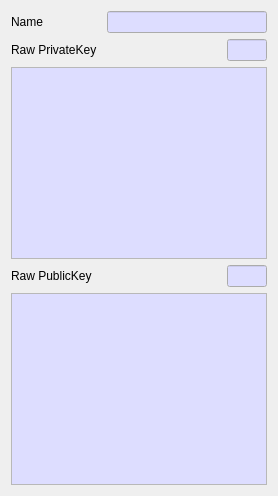
     <widget class="QWidget" name="tab_4">
      <attribute name="title">
       <string>EdDSA</string>
      </attribute>
      <layout class="QVBoxLayout" name="verticalLayout_5">
       <item>
        <layout class="QGridLayout" name="gridLayout_5">
         <item row="0" column="0">
          <widget class="QLabel" name="label_19">
           <property name="minimumSize">
            <size>
             <width>90</width>
             <height>0</height>
            </size>
           </property>
           <property name="maximumSize">
            <size>
             <width>90</width>
             <height>16777215</height>
            </size>
           </property>
           <property name="text">
            <string>Name</string>
           </property>
          </widget>
         </item>
         <item row="0" column="1" colspan="2">
          <widget class="QLineEdit" name="mEdDSA_NameText">
           <property name="palette">
            <palette>
             <active>
              <colorrole role="Base">
               <brush brushstyle="SolidPattern">
                <color alpha="255">
                 <red>221</red>
                 <green>221</green>
                 <blue>255</blue>
                </color>
               </brush>
              </colorrole>
             </active>
             <inactive>
              <colorrole role="Base">
               <brush brushstyle="SolidPattern">
                <color alpha="255">
                 <red>221</red>
                 <green>221</green>
                 <blue>255</blue>
                </color>
               </brush>
              </colorrole>
             </inactive>
             <disabled>
              <colorrole role="Base">
               <brush brushstyle="SolidPattern">
                <color alpha="255">
                 <red>240</red>
                 <green>240</green>
                 <blue>240</blue>
                </color>
               </brush>
              </colorrole>
             </disabled>
            </palette>
           </property>
           <property name="readOnly">
            <bool>true</bool>
           </property>
          </widget>
         </item>
        </layout>
       </item>
       <item>
        <layout class="QGridLayout" name="gridLayout_16">
         <item row="0" column="2">
          <widget class="QLineEdit" name="mEdDSA_RawPrivateLenText">
           <property name="minimumSize">
            <size>
             <width>40</width>
             <height>0</height>
            </size>
           </property>
           <property name="maximumSize">
            <size>
             <width>40</width>
             <height>16777215</height>
            </size>
           </property>
           <property name="palette">
            <palette>
             <active>
              <colorrole role="Base">
               <brush brushstyle="SolidPattern">
                <color alpha="255">
                 <red>221</red>
                 <green>221</green>
                 <blue>255</blue>
                </color>
               </brush>
              </colorrole>
             </active>
             <inactive>
              <colorrole role="Base">
               <brush brushstyle="SolidPattern">
                <color alpha="255">
                 <red>221</red>
                 <green>221</green>
                 <blue>255</blue>
                </color>
               </brush>
              </colorrole>
             </inactive>
             <disabled>
              <colorrole role="Base">
               <brush brushstyle="SolidPattern">
                <color alpha="255">
                 <red>240</red>
                 <green>240</green>
                 <blue>240</blue>
                </color>
               </brush>
              </colorrole>
             </disabled>
            </palette>
           </property>
           <property name="readOnly">
            <bool>true</bool>
           </property>
          </widget>
         </item>
         <item row="0" column="0">
          <widget class="QLabel" name="label_20">
           <property name="text">
            <string>Raw PrivateKey</string>
           </property>
          </widget>
         </item>
         <item row="0" column="1">
          <spacer name="horizontalSpacer_11">
           <property name="orientation">
            <enum>Qt::Horizontal</enum>
           </property>
           <property name="sizeHint" stdset="0">
            <size>
             <width>40</width>
             <height>20</height>
            </size>
           </property>
          </spacer>
         </item>
        </layout>
       </item>
       <item>
        <widget class="QPlainTextEdit" name="mEdDSA_RawPrivateText">
         <property name="palette">
          <palette>
           <active>
            <colorrole role="Base">
             <brush brushstyle="SolidPattern">
              <color alpha="255">
               <red>221</red>
               <green>221</green>
               <blue>255</blue>
              </color>
             </brush>
            </colorrole>
           </active>
           <inactive>
            <colorrole role="Base">
             <brush brushstyle="SolidPattern">
              <color alpha="255">
               <red>221</red>
               <green>221</green>
               <blue>255</blue>
              </color>
             </brush>
            </colorrole>
           </inactive>
           <disabled>
            <colorrole role="Base">
             <brush brushstyle="SolidPattern">
              <color alpha="255">
               <red>240</red>
               <green>240</green>
               <blue>240</blue>
              </color>
             </brush>
            </colorrole>
           </disabled>
          </palette>
         </property>
         <property name="readOnly">
          <bool>true</bool>
         </property>
        </widget>
       </item>
       <item>
        <layout class="QGridLayout" name="gridLayout_17">
         <property name="topMargin">
          <number>0</number>
         </property>
         <item row="0" column="2">
          <widget class="QLineEdit" name="mEdDSA_RawPublicLenText">
           <property name="minimumSize">
            <size>
             <width>40</width>
             <height>0</height>
            </size>
           </property>
           <property name="maximumSize">
            <size>
             <width>40</width>
             <height>16777215</height>
            </size>
           </property>
           <property name="palette">
            <palette>
             <active>
              <colorrole role="Base">
               <brush brushstyle="SolidPattern">
                <color alpha="255">
                 <red>221</red>
                 <green>221</green>
                 <blue>255</blue>
                </color>
               </brush>
              </colorrole>
             </active>
             <inactive>
              <colorrole role="Base">
               <brush brushstyle="SolidPattern">
                <color alpha="255">
                 <red>221</red>
                 <green>221</green>
                 <blue>255</blue>
                </color>
               </brush>
              </colorrole>
             </inactive>
             <disabled>
              <colorrole role="Base">
               <brush brushstyle="SolidPattern">
                <color alpha="255">
                 <red>240</red>
                 <green>240</green>
                 <blue>240</blue>
                </color>
               </brush>
              </colorrole>
             </disabled>
            </palette>
           </property>
           <property name="readOnly">
            <bool>true</bool>
           </property>
          </widget>
         </item>
         <item row="0" column="0">
          <widget class="QLabel" name="label_21">
           <property name="text">
            <string>Raw PublicKey</string>
           </property>
          </widget>
         </item>
         <item row="0" column="1">
          <spacer name="horizontalSpacer_12">
           <property name="orientation">
            <enum>Qt::Horizontal</enum>
           </property>
           <property name="sizeHint" stdset="0">
            <size>
             <width>40</width>
             <height>20</height>
            </size>
           </property>
          </spacer>
         </item>
        </layout>
       </item>
       <item>
        <widget class="QPlainTextEdit" name="mEdDSA_RawPublicText">
         <property name="palette">
          <palette>
           <active>
            <colorrole role="Base">
             <brush brushstyle="SolidPattern">
              <color alpha="255">
               <red>221</red>
               <green>221</green>
               <blue>255</blue>
              </color>
             </brush>
            </colorrole>
           </active>
           <inactive>
            <colorrole role="Base">
             <brush brushstyle="SolidPattern">
              <color alpha="255">
               <red>221</red>
               <green>221</green>
               <blue>255</blue>
              </color>
             </brush>
            </colorrole>
           </inactive>
           <disabled>
            <colorrole role="Base">
             <brush brushstyle="SolidPattern">
              <color alpha="255">
               <red>240</red>
               <green>240</green>
               <blue>240</blue>
              </color>
             </brush>
            </colorrole>
           </disabled>
          </palette>
         </property>
         <property name="readOnly">
          <bool>true</bool>
         </property>
        </widget>
       </item>
      </layout>
     </widget>
